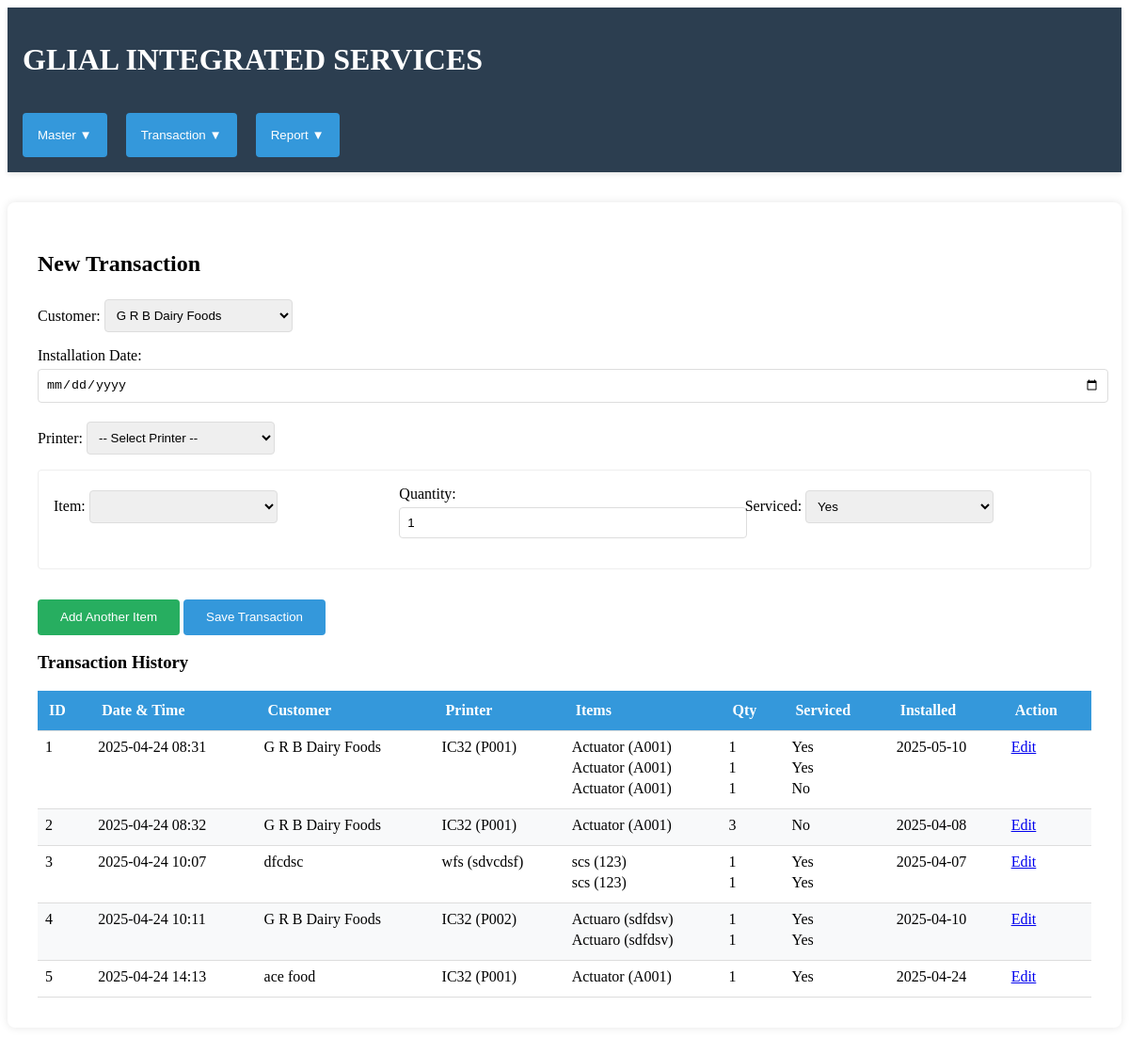
The app's page /transaction/new with its own data.
### business-app/app.py (models this page shows)
class Transaction(db.Model):
    id = db.Column(db.Integer, primary_key=True)
    customer_id = db.Column(db.Integer, db.ForeignKey('customer.id'))
    customer = db.relationship('Customer', backref='transactions')
    printer_id = db.Column(db.Integer, db.ForeignKey('printer.id'))
    printer = db.relationship('Printer')
    installation_date = db.Column(db.Date)
    transaction_date = db.Column(db.DateTime, default=datetime.utcnow)
    items = db.relationship('TransactionItem', backref='transaction', cascade="all, delete-orphan")

class Customer(db.Model):
    id = db.Column(db.Integer, primary_key=True)
    name = db.Column(db.String(100), nullable=False)
    address_line1 = db.Column(db.String(200))
    address_line2 = db.Column(db.String(200))
    pincode = db.Column(db.String(10))
    city = db.Column(db.String(50))
    state = db.Column(db.String(50))
    phone = db.Column(db.String(20))
    gst = db.Column(db.String(15))

class Printer(db.Model):
    id = db.Column(db.Integer, primary_key=True)
    model = db.Column(db.String(50), nullable=False)
    serial = db.Column(db.String(50), nullable=False)
    control_unit = db.Column(db.String(50), nullable=False)
    control_unit_serial = db.Column(db.String(50), nullable=False)
    print_head = db.Column(db.String(50), nullable=False)
    print_head_serial = db.Column(db.String(50), nullable=False)
    items = db.relationship('Item', backref='printer_obj')

class TransactionItem(db.Model):
    id = db.Column(db.Integer, primary_key=True)
    transaction_id = db.Column(db.Integer, db.ForeignKey('transaction.id'))
    item_id = db.Column(db.Integer, db.ForeignKey('item.id'))
    item = db.relationship('Item')
    quantity = db.Column(db.Integer)
    serviced = db.Column(db.String(3))

class Item(db.Model):
    id = db.Column(db.Integer, primary_key=True)
    name = db.Column(db.String(100), nullable=False)
    serial = db.Column(db.String(50))
    printer_id = db.Column(db.Integer, db.ForeignKey('printer.id'))
    description = db.Column(db.String(200))

### business-app/app.py (the view, shortened to what this page needs)
@app.route('/transaction/new', methods=['GET','POST'])
def transaction_new():
    customers    = Customer.query.all()
    printers     = Printer.query.all()
    transactions = Transaction.query.options(
        joinedload(Transaction.items).joinedload(TransactionItem.item),
        joinedload(Transaction.customer),
        joinedload(Transaction.printer)
    ).all()
    return render_template('transaction/new.html',
                           customers=customers,
                           printers=printers,
                           transactions=transactions)

### business-app/templates/transaction/new.html (shortened to what this page needs)
{% extends "base.html" %}
{% block content %}
<div class="container">
  <h2>{% if edit_tx %}Edit Transaction #{{ edit_tx.id }}{% else %}New Transaction{% endif %}</h2>
  <form method="POST" action="{% if edit_tx %}{{ url_for('transaction_edit', id=edit_tx.id) }}{% else %}{{ url_for('transaction_new') }}{% endif %}">
    <div class="form-group">
      <label>Customer:</label>
      <select name="customer_id" required>
        {% for c in customers %}
          <option value="{{ c.id }}"
            {% if edit_tx and edit_tx.customer_id==c.id %}selected{% endif %}>
            {{ c.name }}
          </option>
        {% endfor %}
      </select>
    </div>
    <div class="form-group">
      <label>Installation Date:</label>
      <input type="date" name="installation_date" required
        value="{{ edit_tx.installation_date.strftime('%Y-%m-%d') if edit_tx else '' }}">
    </div>
    <div class="form-group">
      <label>Printer:</label>
      <select id="printer-select" name="printer_id" required>
        <option value="">-- Select Printer --</option>
      </select>
    </div>
    <div id="items-container">
      {% if edit_tx %}
        {% for it in edit_items %}
          <div class="item-row">
            <div class="form-group">
              <label>Item:</label>
              <select name="item_id" class="item-select" required></select>
            </div>
            <div class="form-group">
              <label>Quantity:</label>
              <input type="number" name="quantity" min="1" value="{{ it.quantity }}">
            </div>
            <div class="form-group">
              <label>Serviced:</label>
              <select name="serviced">
                <option value="Yes" {% if it.serviced=='Yes' %}selected{% endif %}>Yes</option>
                <option value="No" {% if it.serviced=='No' %}selected{% endif %}>No</option>
              </select>
            </div>
          </div>
        {% endfor %}
      {% else %}
        <div class="item-row">
          <div class="form-group">
            <label>Item:</label>
            <select name="item_id" class="item-select" required></select>
          </div>
          <div class="form-group">
            <label>Quantity:</label>
            <input type="number" name="quantity" min="1" value="1">
          </div>
          <div class="form-group">
            <label>Serviced:</label>
            <select name="serviced">
              <option value="Yes">Yes</option>
            </select>
          </div>
        </div>
      {% endif %}
    </div>
    <button type="button" onclick="addItemRow()" class="add-button">
      Add Another Item
    </button>
    <button type="submit">{{ 'Update Transaction' if edit_tx else 'Save Transaction' }}</button>
  </form>
  <h3>Transaction History</h3>
  <table class="transaction-table">
    <thead>
      <tr>
        <th>ID</th><th>Date & Time</th><th>Customer</th><th>Printer</th>
        <th>Items</th><th>Qty</th><th>Serviced</th><th>Installed</th><th>Action</th>
      </tr>
    </thead>
    <tbody>
      {% for tx in transactions %}
      <tr>
        <td>{{ tx.id }}</td>
        <td>{{ tx.transaction_date.strftime('%Y-%m-%d %H:%M') }}</td>
        <td>{{ tx.customer.name }}</td>
        <td>{{ tx.printer.model }} ({{ tx.printer.serial }})</td>
        <td>
          {% for ti in tx.items %}
            {{ ti.item.name }} ({{ ti.item.serial }})<br>
          {% endfor %}
        </td>
        <td>
          {% for ti in tx.items %}{{ ti.quantity }}<br>{% endfor %}
        </td>
        <td>
          {% for ti in tx.items %}{{ ti.serviced }}<br>{% endfor %}
        </td>
        <td>{{ tx.installation_date.strftime('%Y-%m-%d') }}</td>
        <td><a href="{{ url_for('transaction_edit', id=tx.id) }}">Edit</a></td>
      </tr>
      {% endfor %}
    </tbody>
  </table>
</div>
{% endblock %}

### business-app/static/css/style.css (style rules this page uses)
.container { max-width: 1200px; margin: 2rem auto; padding: 2rem; background-color: white; border-radius: 8px; box-shadow: 0 0 10px rgba(0, 0, 0, 0.1); }
.form-group { margin-bottom: 1rem; }
input, select, textarea { width: 100%; padding: 0.5rem; margin-top: 0.3rem; border: 1px solid #ddd; border-radius: 4px; }
button { background-color: #3498db; color: white; padding: 0.7rem 1.5rem; border: none; border-radius: 4px; cursor: pointer; margin-top: 1rem; }
.add-button { background-color: #27ae60; }
table { width: 100%; border-collapse: collapse; margin-top: 1rem; }
th, td { padding: 12px; text-align: left; border-bottom: 1px solid #ddd; }
th { background-color: #f8f9fa; }
.transaction-table th { background-color: #3498db; color: white; }
.transaction-table tr:nth-child(even) { background-color: #f8f9fa; }
.transaction-table td { vertical-align: top; padding: 8px; }
.item-row { display: grid; grid-template-columns: repeat(3, 1fr); gap: 1rem; margin-bottom: 1rem; padding: 1rem; border: 1px solid #eee; border-radius: 4px; }
.form-group select { max-width: 200px; }

### records on screen
Transaction: id "1", transaction_date "2025-04-24 08:31", customer.name "G R B Dairy Foods", printer.model "IC32", printer.serial "P001", installation_date "2025-05-10"
TransactionItem: item.name "Actuator", item.serial "A001", quantity "1", serviced "Yes"
TransactionItem: item.name "Actuator", item.serial "A001", quantity "1", serviced "Yes"
TransactionItem: item.name "Actuator", item.serial "A001", quantity "1", serviced "No"
Transaction: id "2", transaction_date "2025-04-24 08:32", customer.name "G R B Dairy Foods", printer.model "IC32", printer.serial "P001", installation_date "2025-04-08"
TransactionItem: item.name "Actuator", item.serial "A001", quantity "3", serviced "No"
Transaction: id "3", transaction_date "2025-04-24 10:07", customer.name "dfcdsc", printer.model "wfs", printer.serial "sdvcdsf", installation_date "2025-04-07"
TransactionItem: item.name "scs", item.serial "123", quantity "1", serviced "Yes"
TransactionItem: item.name "scs", item.serial "123", quantity "1", serviced "Yes"
Transaction: id "4", transaction_date "2025-04-24 10:11", customer.name "G R B Dairy Foods", printer.model "IC32", printer.serial "P002", installation_date "2025-04-10"
TransactionItem: item.name "Actuaro", item.serial "sdfdsv", quantity "1", serviced "Yes"
TransactionItem: item.name "Actuaro", item.serial "sdfdsv", quantity "1", serviced "Yes"
Transaction: id "5", transaction_date "2025-04-24 14:13", customer.name "ace food", printer.model "IC32", printer.serial "P001", installation_date "2025-04-24"
TransactionItem: item.name "Actuator", item.serial "A001", quantity "1", serviced "Yes"

### other values on screen
{{ 'Update Transaction' if edit_tx else 'Save Transaction' }} "Save Transaction"
form field customer_id "G R B Dairy Foods"
